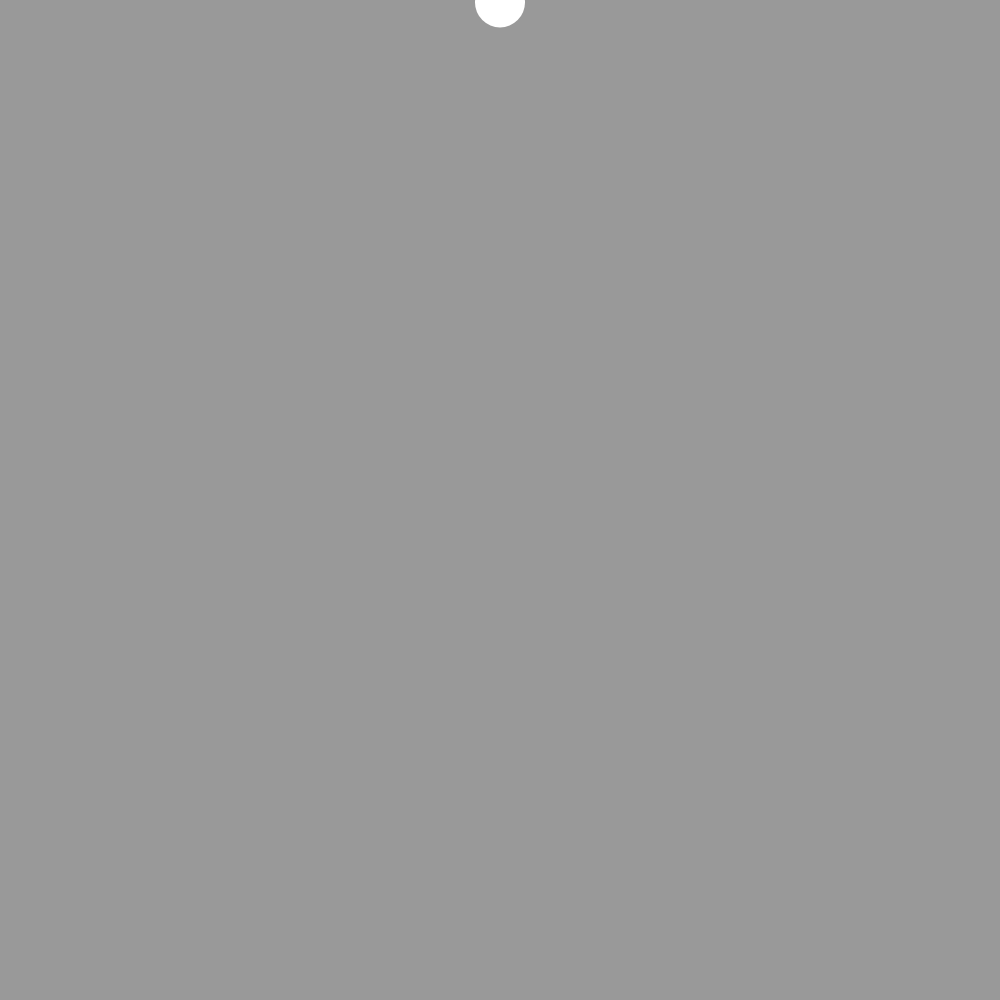
Frame 1 (no input)
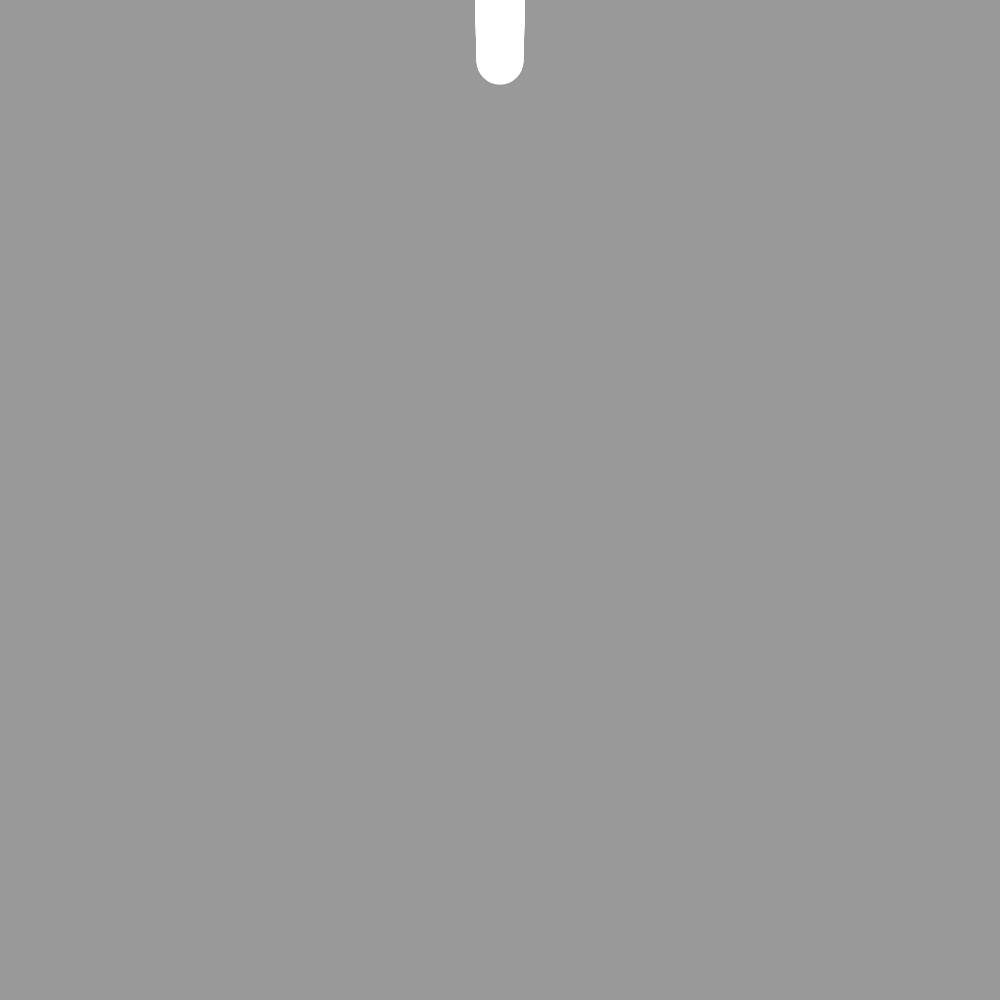
Frame 60 (no input)
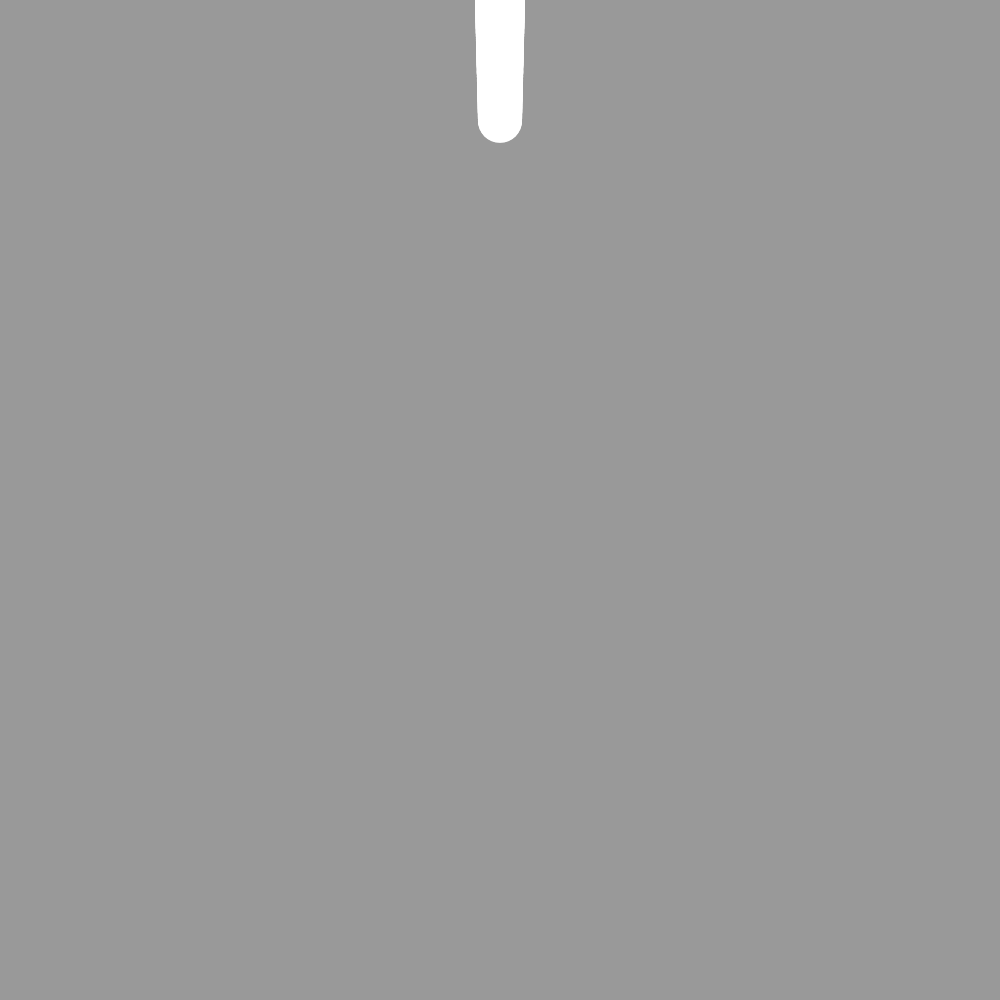
Frame 120 (the mouse pressed at the canvas centre since frame 60)

The p5.js sketch that drew these frames (run headless with seeded random() and noise() and a simulated clock; from frame 60 on, the mouse is pressed at the canvas centre):

// p5.js sketch
// ── sketch.js
var speedX = 1
var r = 0;
var diameter = 50;


function setup() {

	createCanvas(1000,1000);
	background(153);

}
	
function draw() {

	fill(255);
	noStroke();
	ellipse(width/2 , r+ random(1,3), diameter, diameter);

	r = r + speedX;
	diameter = diameter - .05;

}
// ── style.css
body { 
  margin:0px;
}
